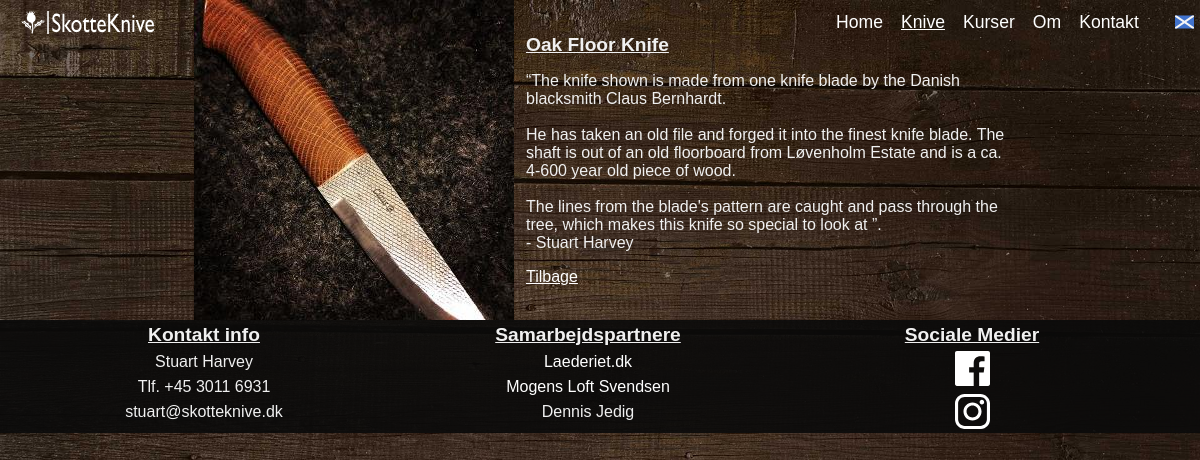
/knive.php?action=viewArticle&articleId=5, run on the app's committed database.
### tables this page shows
CREATE TABLE `articles` (
  `id` smallint(5) UNSIGNED NOT NULL,
  `publicationDate` date NOT NULL,
  `title` varchar(255) NOT NULL,
  `summary` text NOT NULL,
  `content` mediumtext NOT NULL,
  `imageExtension` varchar(255) NOT NULL
);

### classes/Article.php (called while the page is built, shortened)
<?php
class Article
{
  public $id = null;
  public $imageExtension = "";
  public function __construct( $data=array() ) {
    if (isset($data['id'])) $this->id = (int) $data['id'];
    if (isset($data['title'])) $this->title = preg_replace ("/[^\.\,\-\_\'\"\@\?\!\:\$ a-zA-Z0-9()]/", "", $data['title']);
    if (isset($data['content'])) $this->content = $data['content'];
    if (isset($data['imageExtension'])) $this->imageExtension = preg_replace ("/[^\.\,\-\_\'\"\@\?\!\$ a-zA-Z0-9()]/", "", $data['imageExtension']);
  }
  public function getImagePath( $type=IMG_TYPE_FULLSIZE) {
    return ($this->id && $this->imageExtension) ? (ARTICLE_IMAGE_PATH . "/$type/" . $this->id . $this->imageExtension) : false;
  }
  public static function getById($id) {
    $conn = new PDO(DB_DSN, DB_USERNAME, DB_PASSWORD);
    $sql = "SELECT *, UNIX_TIMESTAMP(publicationDate) AS publicationDate FROM articles WHERE id = :id";
    $st = $conn->prepare($sql);
    $st->bindValue(":id", $id, PDO::PARAM_INT);
    $st->execute();
    $row = $st->fetch();
    if ($row) return new Article($row);
  }
}
?>

### templates/viewArticle.php (the view, shortened to what this page needs)
<!DOCTYPE html>
<html lang="da-DK">
<head>
    <link rel="stylesheet" type="text/css" href="css/style-min.css">
    <link rel="stylesheet" href="https://cdnjs.cloudflare.com/ajax/libs/fullPage.js/3.0.5/fullpage.min.css">
    <link rel="stylesheet" href="https://cdnjs.cloudflare.com/ajax/libs/font-awesome/4.7.0/css/font-awesome.min.css">
</head>
  <body>
    <main>
<article>
  <header>
    <nav class="topnav" id="myTopnav">
        <section id="logo"><a href="index.html"><img src="images/logo.svg" alt="Logo - Skotteknive"></a></section>
        <a href="en/index.html"><section class="flag"><img src="images/scotland.svg" title="English / Scottish" alt="Skotsk Flag"></section></a>
        <a href="en/index.html"><section class="show-none">English</section></a>
        <a href="kontakt.html">Kontakt</a>
        <a href="om.html">Om</a>
        <a href="kurser.html">Kurser</a>
        <a href="knive.php" class="active">Knive</a>
        <a href="index.html">Home</a>
    </nav>
  </header>
</article>
  <div id="fullPage">
    <div class="section s1">
      <article class="view-flex">
          <?php if ($imagePath = $results['article']->getImagePath()) { ?>
            <img id="articleImageFullsize" src="<?php echo $imagePath?>" alt="<?php echo htmlspecialchars($results['article']->title)?> | Håndlavet kniv - Skotteknive">
          <?php } ?>
          <section class="view-flex-content">
              <h1><?php echo htmlspecialchars($results['article']->title)?></h1>
              <section class="content">
                <p><?php echo nl2br($results['article']->content)?></p>
                <a href="knive.php">Tilbage</a>
              </section>
          </section>
      </article>
    </div>
    <div class="section s2 fp-auto-height">
      <article>
    <?php include "templates/include/footer.php"?>

### css/style-min.css (style rules this page uses)
body { margin:0 auto;padding:0 auto;color:#f0f0f0;font-family:Arial,Helvetica,sans-serif;background-image:url(../images/wood-brown.jpg);background-repeat:no-repeat;background-size:cover }
h1 { padding:0;margin:0;margin-bottom:.5% }
a { color:#fff }
.topnav { overflow:hidden;position:fixed;top:0;width:100%;z-index:1 }
.topnav a { float:right;display:flex;color:#fff;text-align:center;padding-top:1%;padding-left:1%;margin-right:.5%;text-decoration:none;font-size:1.1rem }
.topnav #logo { float:left;margin-left:1.5% }
.topnav a img { padding-top:2.5%;width:45% }
.topnav .active { text-decoration:underline!important }
.flag { display:block }
.flag img { width:1.2rem!important }
.view-flex-content { margin-left:1%;width:40% }
.view-flex-content h1 { text-decoration:underline }
@media screen and (min-width:0px) { h1 { font-size:1.2rem } }
@media screen and (min-width:0px) { p { font-size:1rem } }
@media screen and (min-width:0px) { .view-flex { display:block } }
@media screen and (min-width:0px) { .view-flex img { display:block;width:75%;margin-left:auto;margin-right:auto } }
@media screen and (min-width:0px) { .view-flex-content { display:block;width:60%;margin-left:auto;margin-right:auto } }
@media screen and (min-width:0px) { .view-flex-content h1 { text-align:center } }
@media screen and (min-width:500px) { .view-flex img { width:320px } }
@media screen and (min-width:900px) { .view-flex { display:flex;justify-content:center;align-items:center } }
@media screen and (min-width:900px) { .view-flex img { margin-left:0;margin-right:0 } }
@media screen and (min-width:900px) { .view-flex-content { width:40%;margin-left:1%;margin-right:0 } }
@media screen and (min-width:900px) { .view-flex-content h1 { text-align:left } }

### data on the page
articles: id+imageExtension (picture), title "Oak Floor Knife", content "“The knife shown is made from one knife blade by the Danish blacksmith Claus Bernhardt. He has taken an old file and forged it into the finest knife blade. The shaft is out of an old floorboard from Løvenholm Estate and is a ca. 4-600 year old piece of wood. The lines from the blade's pattern are caught and pass through the tree, which makes this knife so special to look at ”. - Stuart Harvey"
